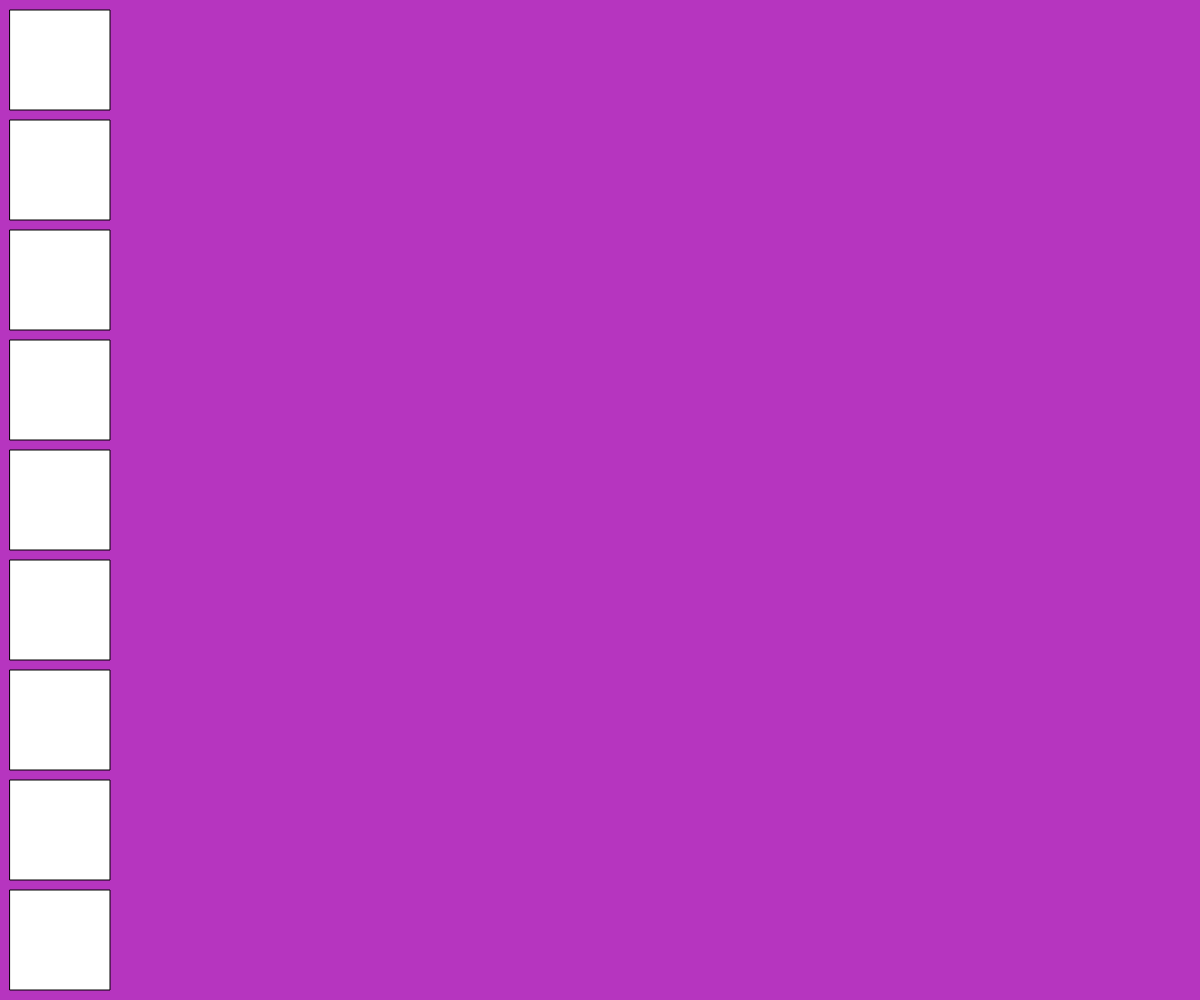
Frame 1 (no input)
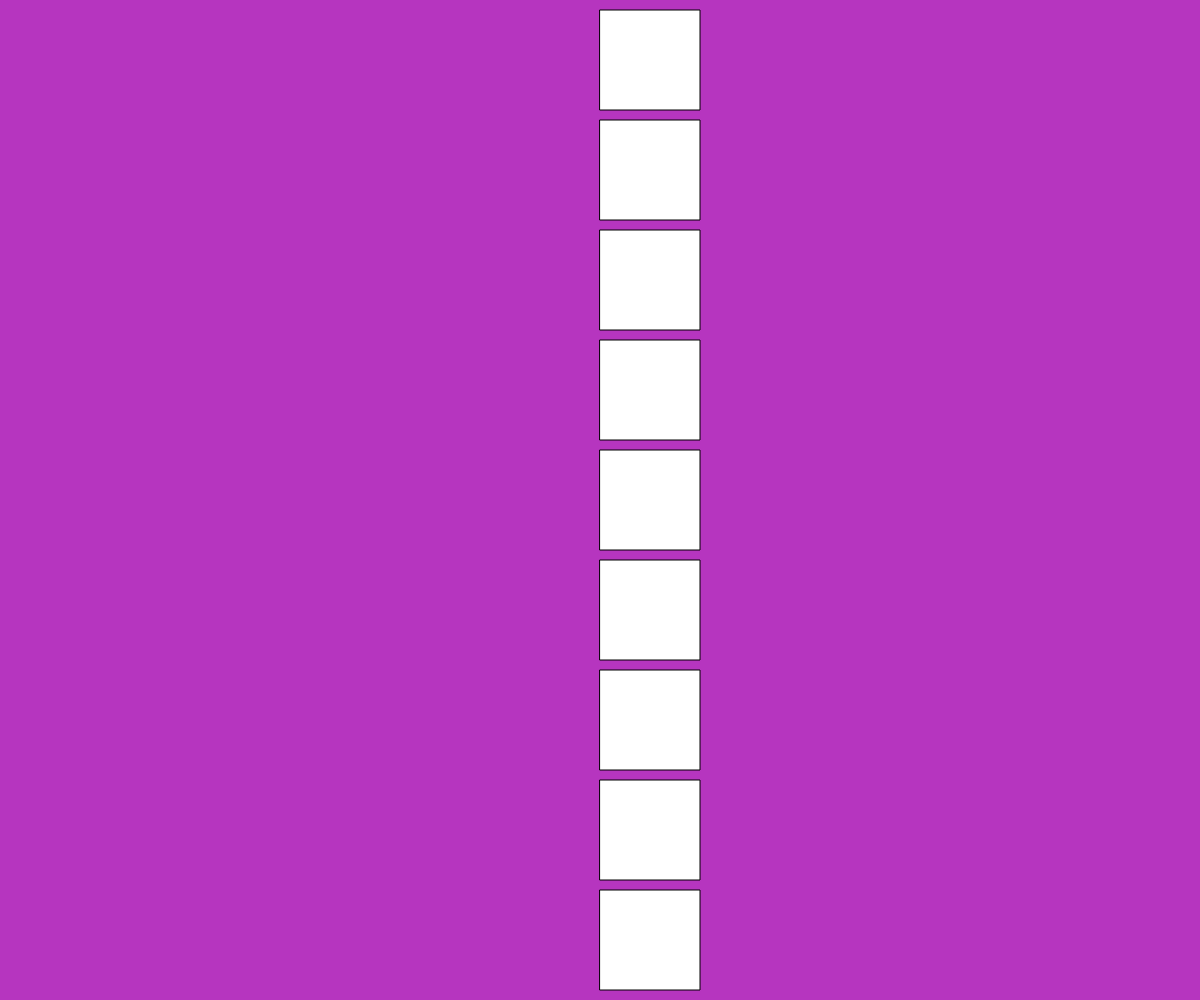
Frame 60 (no input)
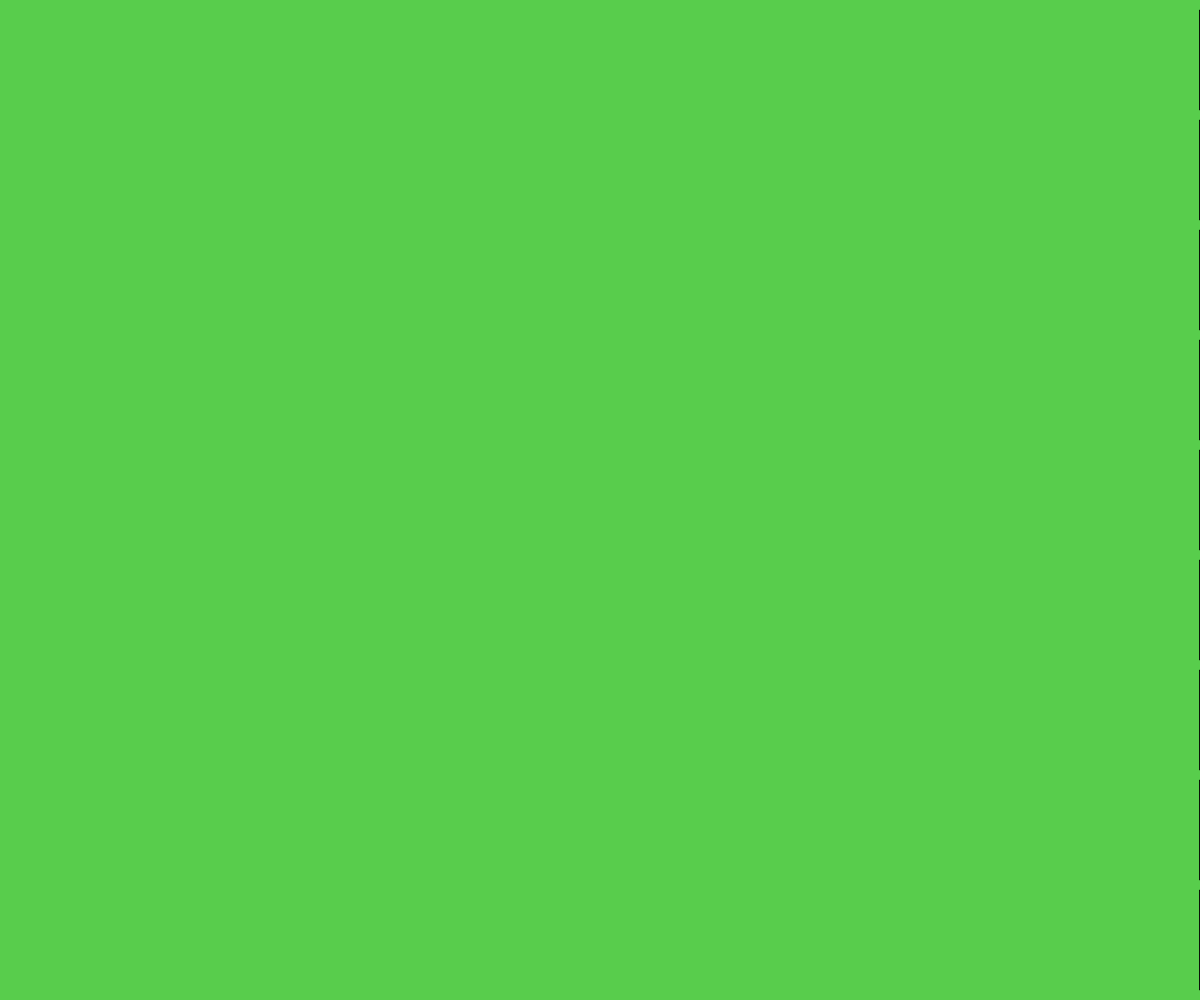
Frame 120 (the mouse pressed at the canvas centre since frame 60)

The p5.js sketch that drew these frames (run headless with seeded random() and noise() and a simulated clock; from frame 60 on, the mouse is pressed at the canvas centre):

// p5.js sketch
// ── sketch.js
//simple math with variables
var xPosition = 0;
var r, g, b;

function setup() {
  createCanvas(windowWidth, windowHeight);
  r = random(255);
  g = random(255);
  b = random(255);
}

function draw() {
  background(r, g, b);
  xPosition = xPosition + 10;
  rect(xPosition,10,100,100);
  rect(xPosition,120,100,100);
  rect(xPosition,230,100,100);
  rect(xPosition,340,100,100);
  rect(xPosition,450,100,100);
  rect(xPosition,560,100,100);
  rect(xPosition,670,100,100);
  rect(xPosition,780,100,100);
  rect(xPosition,890,100,100);
}

function mousePressed() {
  r = random(255);
  g = random(255);
  b = random(255);
}
